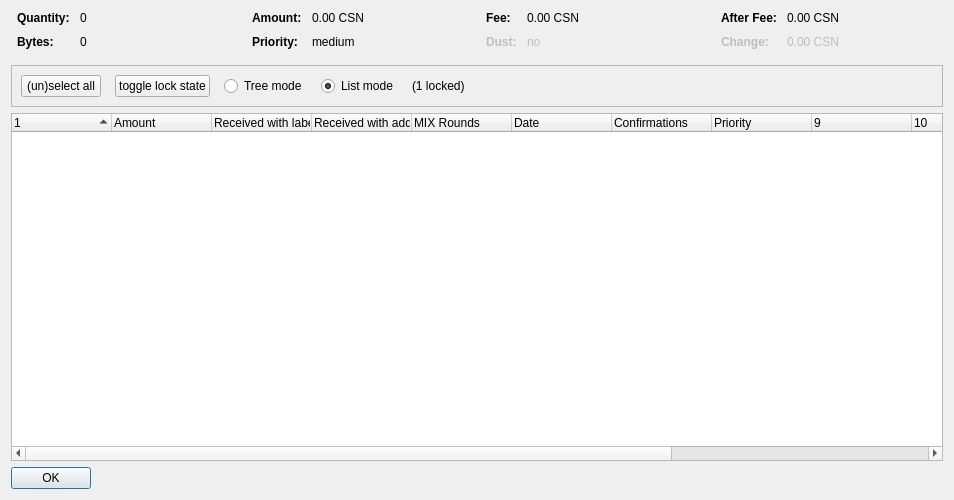
<?xml version="1.0" encoding="UTF-8"?>
<ui version="4.0">
 <class>CoinControlDialog</class>
 <widget class="QDialog" name="CoinControlDialog">
  <property name="geometry">
   <rect>
    <x>0</x>
    <y>0</y>
    <width>954</width>
    <height>500</height>
   </rect>
  </property>
  <property name="windowTitle">
   <string>Coin Selection</string>
  </property>
  <layout class="QVBoxLayout" name="verticalLayout">
   <item>
    <layout class="QHBoxLayout" name="horizontalLayoutTop" stretch="0,0,0,0">
     <property name="topMargin">
      <number>0</number>
     </property>
     <property name="bottomMargin">
      <number>10</number>
     </property>
     <item>
      <layout class="QFormLayout" name="formLayoutCoinControl1">
       <property name="horizontalSpacing">
        <number>10</number>
       </property>
       <property name="verticalSpacing">
        <number>10</number>
       </property>
       <property name="leftMargin">
        <number>6</number>
       </property>
       <property name="rightMargin">
        <number>6</number>
       </property>
       <item row="0" column="0">
        <widget class="QLabel" name="labelCoinControlQuantityText">
         <property name="font">
          <font>
           <weight>75</weight>
           <bold>true</bold>
          </font>
         </property>
         <property name="text">
          <string>Quantity:</string>
         </property>
        </widget>
       </item>
       <item row="0" column="1">
        <widget class="QLabel" name="labelCoinControlQuantity">
         <property name="cursor">
          <cursorShape>IBeamCursor</cursorShape>
         </property>
         <property name="contextMenuPolicy">
          <enum>Qt::ActionsContextMenu</enum>
         </property>
         <property name="text">
          <string notr="true">0</string>
         </property>
         <property name="textInteractionFlags">
          <set>Qt::LinksAccessibleByMouse|Qt::TextSelectableByKeyboard|Qt::TextSelectableByMouse</set>
         </property>
        </widget>
       </item>
       <item row="1" column="0">
        <widget class="QLabel" name="labelCoinControlBytesText">
         <property name="font">
          <font>
           <weight>75</weight>
           <bold>true</bold>
          </font>
         </property>
         <property name="text">
          <string>Bytes:</string>
         </property>
        </widget>
       </item>
       <item row="1" column="1">
        <widget class="QLabel" name="labelCoinControlBytes">
         <property name="cursor">
          <cursorShape>IBeamCursor</cursorShape>
         </property>
         <property name="contextMenuPolicy">
          <enum>Qt::ActionsContextMenu</enum>
         </property>
         <property name="text">
          <string notr="true">0</string>
         </property>
         <property name="textInteractionFlags">
          <set>Qt::LinksAccessibleByMouse|Qt::TextSelectableByKeyboard|Qt::TextSelectableByMouse</set>
         </property>
        </widget>
       </item>
      </layout>
     </item>
     <item>
      <layout class="QFormLayout" name="formLayoutCoinControl2">
       <property name="horizontalSpacing">
        <number>10</number>
       </property>
       <property name="verticalSpacing">
        <number>10</number>
       </property>
       <property name="leftMargin">
        <number>6</number>
       </property>
       <property name="rightMargin">
        <number>6</number>
       </property>
       <item row="0" column="0">
        <widget class="QLabel" name="labelCoinControlAmountText">
         <property name="font">
          <font>
           <weight>75</weight>
           <bold>true</bold>
          </font>
         </property>
         <property name="text">
          <string>Amount:</string>
         </property>
        </widget>
       </item>
       <item row="0" column="1">
        <widget class="QLabel" name="labelCoinControlAmount">
         <property name="cursor">
          <cursorShape>IBeamCursor</cursorShape>
         </property>
         <property name="contextMenuPolicy">
          <enum>Qt::ActionsContextMenu</enum>
         </property>
         <property name="text">
          <string notr="true">0.00 CSN</string>
         </property>
         <property name="textInteractionFlags">
          <set>Qt::LinksAccessibleByMouse|Qt::TextSelectableByKeyboard|Qt::TextSelectableByMouse</set>
         </property>
        </widget>
       </item>
       <item row="1" column="0">
        <widget class="QLabel" name="labelCoinControlPriorityText">
         <property name="font">
          <font>
           <weight>75</weight>
           <bold>true</bold>
          </font>
         </property>
         <property name="text">
          <string>Priority:</string>
         </property>
        </widget>
       </item>
       <item row="1" column="1">
        <widget class="QLabel" name="labelCoinControlPriority">
         <property name="cursor">
          <cursorShape>IBeamCursor</cursorShape>
         </property>
         <property name="contextMenuPolicy">
          <enum>Qt::ActionsContextMenu</enum>
         </property>
         <property name="text">
          <string>medium</string>
         </property>
         <property name="textInteractionFlags">
          <set>Qt::LinksAccessibleByMouse|Qt::TextSelectableByKeyboard|Qt::TextSelectableByMouse</set>
         </property>
        </widget>
       </item>
      </layout>
     </item>
     <item>
      <layout class="QFormLayout" name="formLayoutCoinControl3">
       <property name="horizontalSpacing">
        <number>10</number>
       </property>
       <property name="verticalSpacing">
        <number>10</number>
       </property>
       <property name="leftMargin">
        <number>6</number>
       </property>
       <property name="rightMargin">
        <number>6</number>
       </property>
       <item row="0" column="0">
        <widget class="QLabel" name="labelCoinControlFeeText">
         <property name="font">
          <font>
           <weight>75</weight>
           <bold>true</bold>
          </font>
         </property>
         <property name="text">
          <string>Fee:</string>
         </property>
        </widget>
       </item>
       <item row="0" column="1">
        <widget class="QLabel" name="labelCoinControlFee">
         <property name="cursor">
          <cursorShape>IBeamCursor</cursorShape>
         </property>
         <property name="contextMenuPolicy">
          <enum>Qt::ActionsContextMenu</enum>
         </property>
         <property name="text">
          <string notr="true">0.00 CSN</string>
         </property>
         <property name="textInteractionFlags">
          <set>Qt::LinksAccessibleByMouse|Qt::TextSelectableByKeyboard|Qt::TextSelectableByMouse</set>
         </property>
        </widget>
       </item>
       <item row="1" column="0">
        <widget class="QLabel" name="labelCoinControlLowOutputText">
         <property name="enabled">
          <bool>false</bool>
         </property>
         <property name="font">
          <font>
           <weight>75</weight>
           <bold>true</bold>
          </font>
         </property>
         <property name="text">
          <string>Dust:</string>
         </property>
        </widget>
       </item>
       <item row="1" column="1">
        <widget class="QLabel" name="labelCoinControlLowOutput">
         <property name="enabled">
          <bool>false</bool>
         </property>
         <property name="cursor">
          <cursorShape>IBeamCursor</cursorShape>
         </property>
         <property name="contextMenuPolicy">
          <enum>Qt::ActionsContextMenu</enum>
         </property>
         <property name="text">
          <string>no</string>
         </property>
         <property name="textInteractionFlags">
          <set>Qt::LinksAccessibleByMouse|Qt::TextSelectableByKeyboard|Qt::TextSelectableByMouse</set>
         </property>
        </widget>
       </item>
      </layout>
     </item>
     <item>
      <layout class="QFormLayout" name="formLayoutCoinControl4">
       <property name="horizontalSpacing">
        <number>10</number>
       </property>
       <property name="verticalSpacing">
        <number>10</number>
       </property>
       <property name="leftMargin">
        <number>6</number>
       </property>
       <property name="rightMargin">
        <number>6</number>
       </property>
       <item row="0" column="0">
        <widget class="QLabel" name="labelCoinControlAfterFeeText">
         <property name="font">
          <font>
           <weight>75</weight>
           <bold>true</bold>
          </font>
         </property>
         <property name="text">
          <string>After Fee:</string>
         </property>
        </widget>
       </item>
       <item row="0" column="1">
        <widget class="QLabel" name="labelCoinControlAfterFee">
         <property name="cursor">
          <cursorShape>IBeamCursor</cursorShape>
         </property>
         <property name="contextMenuPolicy">
          <enum>Qt::ActionsContextMenu</enum>
         </property>
         <property name="text">
          <string notr="true">0.00 CSN</string>
         </property>
         <property name="textInteractionFlags">
          <set>Qt::LinksAccessibleByMouse|Qt::TextSelectableByKeyboard|Qt::TextSelectableByMouse</set>
         </property>
        </widget>
       </item>
       <item row="1" column="0">
        <widget class="QLabel" name="labelCoinControlChangeText">
         <property name="enabled">
          <bool>false</bool>
         </property>
         <property name="font">
          <font>
           <weight>75</weight>
           <bold>true</bold>
          </font>
         </property>
         <property name="text">
          <string>Change:</string>
         </property>
        </widget>
       </item>
       <item row="1" column="1">
        <widget class="QLabel" name="labelCoinControlChange">
         <property name="enabled">
          <bool>false</bool>
         </property>
         <property name="cursor">
          <cursorShape>IBeamCursor</cursorShape>
         </property>
         <property name="contextMenuPolicy">
          <enum>Qt::ActionsContextMenu</enum>
         </property>
         <property name="text">
          <string notr="true">0.00 CSN</string>
         </property>
         <property name="textInteractionFlags">
          <set>Qt::LinksAccessibleByMouse|Qt::TextSelectableByKeyboard|Qt::TextSelectableByMouse</set>
         </property>
        </widget>
       </item>
      </layout>
     </item>
    </layout>
   </item>
   <item>
    <widget class="QFrame" name="frame">
     <property name="minimumSize">
      <size>
       <width>0</width>
       <height>40</height>
      </size>
     </property>
     <property name="frameShape">
      <enum>QFrame::StyledPanel</enum>
     </property>
     <property name="frameShadow">
      <enum>QFrame::Sunken</enum>
     </property>
     <layout class="QHBoxLayout" name="horizontalLayout">
      <item>
       <layout class="QHBoxLayout" name="horizontalLayoutPanel" stretch="0,0,0,0,0,0">
        <property name="spacing">
         <number>14</number>
        </property>
        <item>
         <widget class="QPushButton" name="pushButtonSelectAll">
          <property name="sizePolicy">
           <sizepolicy hsizetype="Maximum" vsizetype="Fixed">
            <horstretch>0</horstretch>
            <verstretch>0</verstretch>
           </sizepolicy>
          </property>
          <property name="text">
           <string>(un)select all</string>
          </property>
          <property name="autoDefault">
           <bool>false</bool>
          </property>
         </widget>
        </item>
        <item>
         <widget class="QPushButton" name="pushButtonToggleLock">
          <property name="sizePolicy">
           <sizepolicy hsizetype="Maximum" vsizetype="Fixed">
            <horstretch>0</horstretch>
            <verstretch>0</verstretch>
           </sizepolicy>
          </property>
          <property name="text">
           <string>toggle lock state</string>
          </property>
          <property name="autoDefault">
           <bool>false</bool>
          </property>
         </widget>
        </item>
        <item>
         <widget class="QRadioButton" name="radioTreeMode">
          <property name="sizePolicy">
           <sizepolicy hsizetype="Maximum" vsizetype="Fixed">
            <horstretch>0</horstretch>
            <verstretch>0</verstretch>
           </sizepolicy>
          </property>
          <property name="text">
           <string>Tree mode</string>
          </property>
         </widget>
        </item>
        <item>
         <widget class="QRadioButton" name="radioListMode">
          <property name="sizePolicy">
           <sizepolicy hsizetype="Maximum" vsizetype="Fixed">
            <horstretch>0</horstretch>
            <verstretch>0</verstretch>
           </sizepolicy>
          </property>
          <property name="text">
           <string>List mode</string>
          </property>
          <property name="checked">
           <bool>true</bool>
          </property>
         </widget>
        </item>
        <item>
         <widget class="QLabel" name="labelLocked">
          <property name="text">
           <string>(1 locked)</string>
          </property>
         </widget>
        </item>
        <item>
         <spacer name="horizontalSpacer">
          <property name="orientation">
           <enum>Qt::Horizontal</enum>
          </property>
          <property name="sizeHint" stdset="0">
           <size>
            <width>40</width>
            <height>20</height>
           </size>
          </property>
         </spacer>
        </item>
       </layout>
      </item>
     </layout>
    </widget>
   </item>
   <item>
    <widget class="CoinControlTreeWidget" name="treeWidget">
     <property name="contextMenuPolicy">
      <enum>Qt::CustomContextMenu</enum>
     </property>
     <property name="sortingEnabled">
      <bool>false</bool>
     </property>
     <property name="columnCount">
      <number>13</number>
     </property>
     <attribute name="headerShowSortIndicator" stdset="0">
      <bool>true</bool>
     </attribute>
     <attribute name="headerStretchLastSection">
      <bool>false</bool>
     </attribute>
     <column>
      <property name="text">
       <string/>
      </property>
     </column>
     <column>
      <property name="text">
       <string>Amount</string>
      </property>
     </column>
     <column>
      <property name="text">
       <string>Received with label</string>
      </property>
     </column>
     <column>
      <property name="text">
       <string>Received with address</string>
      </property>
     </column>
     <column>
      <property name="text">
       <string>MIX Rounds</string>
      </property>
     </column>
     <column>
      <property name="text">
       <string>Date</string>
      </property>
     </column>
     <column>
      <property name="text">
       <string>Confirmations</string>
      </property>
      <property name="toolTip">
       <string>Confirmed</string>
      </property>
     </column>
     <column>
      <property name="text">
       <string>Priority</string>
      </property>
     </column>
     <column>
      <property name="text">
       <string/>
      </property>
     </column>
     <column>
      <property name="text">
       <string/>
      </property>
     </column>
     <column>
      <property name="text">
       <string/>
      </property>
     </column>
     <column>
      <property name="text">
       <string/>
      </property>
     </column>
     <column>
      <property name="text">
       <string/>
      </property>
     </column>
    </widget>
   </item>
   <item>
    <widget class="QDialogButtonBox" name="buttonBox">
     <property name="sizePolicy">
      <sizepolicy hsizetype="Maximum" vsizetype="Fixed">
       <horstretch>0</horstretch>
       <verstretch>0</verstretch>
      </sizepolicy>
     </property>
     <property name="orientation">
      <enum>Qt::Horizontal</enum>
     </property>
     <property name="standardButtons">
      <set>QDialogButtonBox::Ok</set>
     </property>
    </widget>
   </item>
  </layout>
 </widget>
 <customwidgets>
  <customwidget>
   <class>CoinControlTreeWidget</class>
   <extends>QTreeWidget</extends>
   <header>coincontroltreewidget.h</header>
  </customwidget>
 </customwidgets>
 <resources/>
 <connections/>
</ui>
